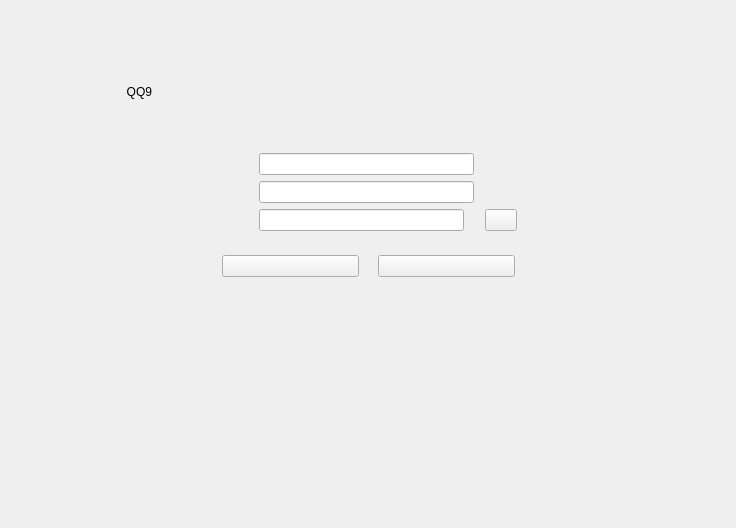
<?xml version="1.0" encoding="UTF-8"?>
<ui version="4.0">
 <class>PassWordChangePage</class>
 <widget class="QWidget" name="PassWordChangePage">
  <property name="geometry">
   <rect>
    <x>0</x>
    <y>0</y>
    <width>736</width>
    <height>528</height>
   </rect>
  </property>
  <property name="windowTitle">
   <string>Form</string>
  </property>
  <layout class="QHBoxLayout" name="horizontalLayout_6" stretch="1,2,1">
   <item>
    <widget class="QWidget" name="widget_4" native="true">
     <widget class="QLabel" name="titleLab">
      <property name="geometry">
       <rect>
        <x>10</x>
        <y>20</y>
        <width>131</width>
        <height>121</height>
       </rect>
      </property>
      <property name="text">
       <string>QQ9</string>
      </property>
      <property name="alignment">
       <set>Qt::AlignRight|Qt::AlignTrailing|Qt::AlignVCenter</set>
      </property>
     </widget>
    </widget>
   </item>
   <item>
    <widget class="QWidget" name="widget" native="true">
     <layout class="QVBoxLayout" name="verticalLayout_3" stretch="1,1,2">
      <property name="spacing">
       <number>0</number>
      </property>
      <property name="leftMargin">
       <number>0</number>
      </property>
      <property name="topMargin">
       <number>0</number>
      </property>
      <property name="rightMargin">
       <number>0</number>
      </property>
      <property name="bottomMargin">
       <number>0</number>
      </property>
      <item>
       <spacer name="verticalSpacer">
        <property name="orientation">
         <enum>Qt::Vertical</enum>
        </property>
        <property name="sizeHint" stdset="0">
         <size>
          <width>20</width>
          <height>175</height>
         </size>
        </property>
       </spacer>
      </item>
      <item>
       <widget class="QWidget" name="widget_10" native="true">
        <layout class="QVBoxLayout" name="verticalLayout_2">
         <item>
          <widget class="QWidget" name="widget_9" native="true">
           <layout class="QHBoxLayout" name="horizontalLayout_5" stretch="1,7">
            <item>
             <spacer name="horizontalSpacer_4">
              <property name="orientation">
               <enum>Qt::Horizontal</enum>
              </property>
              <property name="sizeHint" stdset="0">
               <size>
                <width>36</width>
                <height>20</height>
               </size>
              </property>
             </spacer>
            </item>
            <item>
             <widget class="QWidget" name="widget_8" native="true">
              <layout class="QVBoxLayout" name="verticalLayout" stretch="0,0,0">
               <item>
                <widget class="QWidget" name="widget_2" native="true">
                 <layout class="QHBoxLayout" name="horizontalLayout_2" stretch="5,1">
                  <property name="spacing">
                   <number>0</number>
                  </property>
                  <property name="leftMargin">
                   <number>0</number>
                  </property>
                  <property name="topMargin">
                   <number>0</number>
                  </property>
                  <property name="rightMargin">
                   <number>0</number>
                  </property>
                  <property name="bottomMargin">
                   <number>0</number>
                  </property>
                  <item>
                   <widget class="QLineEdit" name="accountEdit"/>
                  </item>
                  <item>
                   <spacer name="horizontalSpacer_5">
                    <property name="orientation">
                     <enum>Qt::Horizontal</enum>
                    </property>
                    <property name="sizeHint" stdset="0">
                     <size>
                      <width>39</width>
                      <height>20</height>
                     </size>
                    </property>
                   </spacer>
                  </item>
                 </layout>
                </widget>
               </item>
               <item>
                <widget class="QWidget" name="widget_3" native="true">
                 <layout class="QHBoxLayout" name="horizontalLayout" stretch="5,1">
                  <property name="spacing">
                   <number>0</number>
                  </property>
                  <property name="leftMargin">
                   <number>0</number>
                  </property>
                  <property name="topMargin">
                   <number>0</number>
                  </property>
                  <property name="rightMargin">
                   <number>0</number>
                  </property>
                  <property name="bottomMargin">
                   <number>0</number>
                  </property>
                  <item>
                   <widget class="QLineEdit" name="confidentialEdit"/>
                  </item>
                  <item>
                   <spacer name="horizontalSpacer_7">
                    <property name="orientation">
                     <enum>Qt::Horizontal</enum>
                    </property>
                    <property name="sizeHint" stdset="0">
                     <size>
                      <width>39</width>
                      <height>20</height>
                     </size>
                    </property>
                   </spacer>
                  </item>
                 </layout>
                </widget>
               </item>
               <item>
                <widget class="QWidget" name="widget_6" native="true">
                 <layout class="QHBoxLayout" name="horizontalLayout_3" stretch="10,1,0">
                  <property name="spacing">
                   <number>0</number>
                  </property>
                  <property name="leftMargin">
                   <number>0</number>
                  </property>
                  <property name="topMargin">
                   <number>0</number>
                  </property>
                  <property name="rightMargin">
                   <number>0</number>
                  </property>
                  <property name="bottomMargin">
                   <number>0</number>
                  </property>
                  <item>
                   <widget class="QLineEdit" name="passwordEdit"/>
                  </item>
                  <item>
                   <spacer name="horizontalSpacer_9">
                    <property name="orientation">
                     <enum>Qt::Horizontal</enum>
                    </property>
                    <property name="sizeHint" stdset="0">
                     <size>
                      <width>17</width>
                      <height>20</height>
                     </size>
                    </property>
                   </spacer>
                  </item>
                  <item>
                   <widget class="QPushButton" name="visableBtn">
                    <property name="maximumSize">
                     <size>
                      <width>32</width>
                      <height>32</height>
                     </size>
                    </property>
                    <property name="text">
                     <string/>
                    </property>
                   </widget>
                  </item>
                 </layout>
                </widget>
               </item>
              </layout>
             </widget>
            </item>
           </layout>
          </widget>
         </item>
         <item>
          <widget class="QWidget" name="widget_7" native="true">
           <layout class="QHBoxLayout" name="horizontalLayout_4" stretch="1,7,1,7,1">
            <property name="spacing">
             <number>0</number>
            </property>
            <property name="leftMargin">
             <number>0</number>
            </property>
            <property name="topMargin">
             <number>0</number>
            </property>
            <property name="rightMargin">
             <number>0</number>
            </property>
            <property name="bottomMargin">
             <number>0</number>
            </property>
            <item>
             <spacer name="horizontalSpacer_2">
              <property name="orientation">
               <enum>Qt::Horizontal</enum>
              </property>
              <property name="sizeHint" stdset="0">
               <size>
                <width>59</width>
                <height>20</height>
               </size>
              </property>
             </spacer>
            </item>
            <item>
             <widget class="QPushButton" name="okBtn">
              <property name="text">
               <string/>
              </property>
             </widget>
            </item>
            <item>
             <spacer name="horizontalSpacer">
              <property name="orientation">
               <enum>Qt::Horizontal</enum>
              </property>
              <property name="sizeHint" stdset="0">
               <size>
                <width>58</width>
                <height>20</height>
               </size>
              </property>
             </spacer>
            </item>
            <item>
             <widget class="QPushButton" name="cancelBtn">
              <property name="text">
               <string/>
              </property>
             </widget>
            </item>
            <item>
             <spacer name="horizontalSpacer_3">
              <property name="orientation">
               <enum>Qt::Horizontal</enum>
              </property>
              <property name="sizeHint" stdset="0">
               <size>
                <width>59</width>
                <height>20</height>
               </size>
              </property>
             </spacer>
            </item>
           </layout>
          </widget>
         </item>
        </layout>
       </widget>
      </item>
      <item>
       <spacer name="verticalSpacer_2">
        <property name="orientation">
         <enum>Qt::Vertical</enum>
        </property>
        <property name="sizeHint" stdset="0">
         <size>
          <width>20</width>
          <height>175</height>
         </size>
        </property>
       </spacer>
      </item>
     </layout>
    </widget>
   </item>
   <item>
    <widget class="QWidget" name="widget_5" native="true"/>
   </item>
  </layout>
 </widget>
 <resources/>
 <connections/>
</ui>
